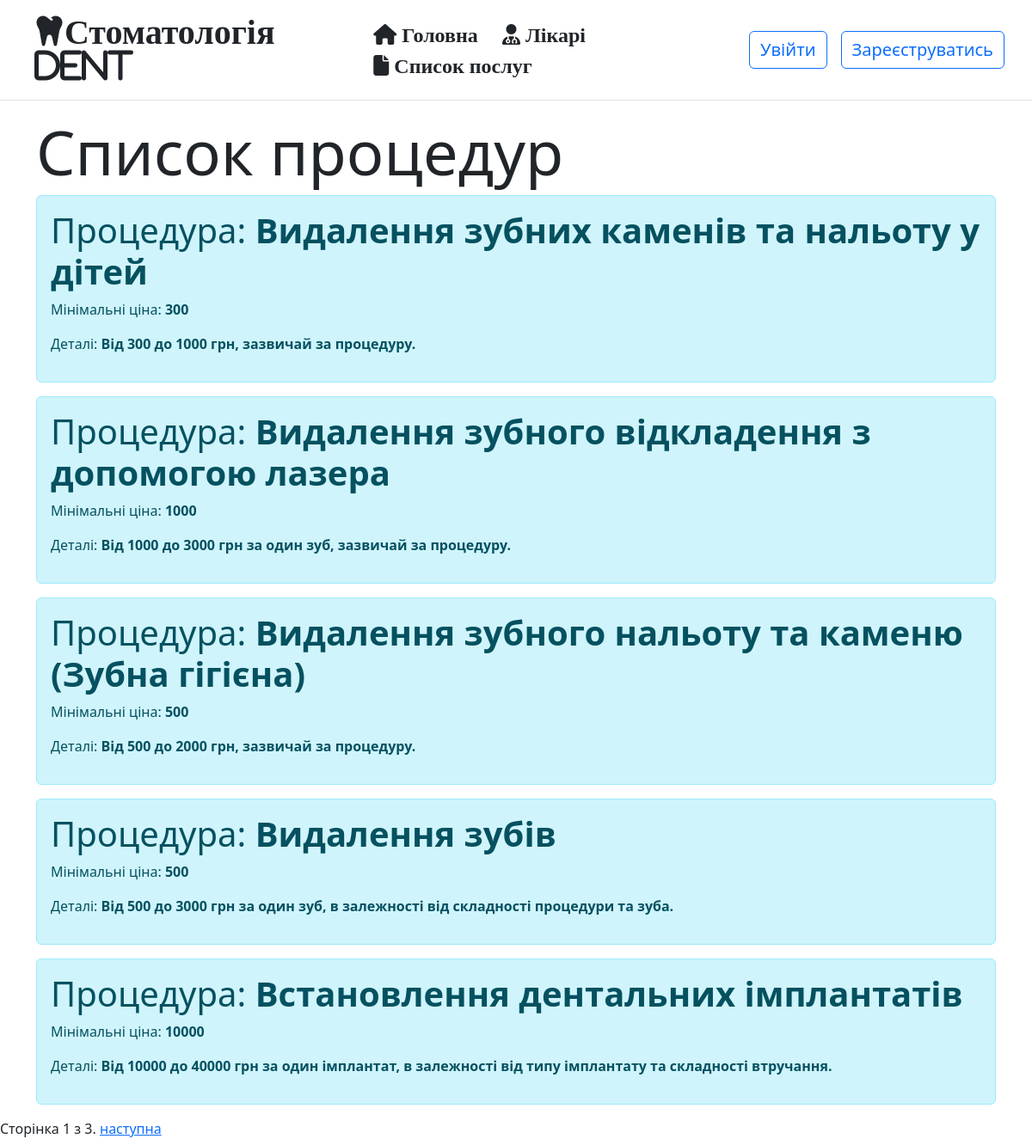
/procedure_types/, run on the app's committed database.
### index/models.py (models this page shows, shortened)
class ProcedureType(models.Model):
    name = models.CharField(
        max_length=100, verbose_name='Назва процедури'
    )
    price = models.IntegerField(
        verbose_name='Ціна процедури'
    )
    details = models.TextField(max_length=200, verbose_name='Деталі')
    class Meta:
        ordering = ['name']
        permissions = (
            ('can_edit_procedure_type', 'Може редагувати послуги'),
            ('can_add_procedure_type', 'Може додавати послуги'),
            ('can_delete_procedure_type', 'Може видаляти послуги')
        )

### index/views.py (the view)
# urls.py: re_path(r'^procedure_types/$', views.ProcedureTypeListView.as_view(), name='procedure_types'),
class ProcedureTypeListView(generic.ListView):
    model = ProcedureType
    context_object_name = 'procedure_types'
    template_name = 'procedure_types.html'
    paginate_by = 5

### index/templatetags/permissions_tags.py (called while the page is built)
@register.filter(name='has_perm')
def has_perm(user, perm_name):
    return user.has_perm(perm_name)

@register.filter(name='in_group')
def in_group(user, group_name):
    return user.groups.filter(name=group_name).exists()

### index/templates/procedure_types.html (shortened to what this page needs)
{% extends 'base.html' %}
{% block content %}
{% load permissions_tags %}
    <h1 class="display-2">Список процедур</h1>
    {% if procedure_types %}
        {% for procedure_type in procedure_types %}
            <div class="alert alert-info">
                <h1>Процедура: <strong>{{ procedure_type.name }}</strong></h1>
                <p>Мінімальні ціна: <strong>{{ procedure_type.price }}</strong></p>
                <p>Деталі: <strong>{{ procedure_type.details }}</strong></p>
            </div>
        {% endfor %}
    {% else %}
        <p>Немає нічого((</p>
    {% endif %}
{% endblock content %}

### data on the page
ProcedureType: name "Видалення зубних каменів та нальоту у дітей", price "300", details "Від 300 до 1000 грн, зазвичай за процедуру."
ProcedureType: name "Видалення зубного відкладення з допомогою лазера", price "1000", details "Від 1000 до 3000 грн за один зуб, зазвичай за процедуру."
ProcedureType: name "Видалення зубного нальоту та каменю (Зубна гігієна)", price "500", details "Від 500 до 2000 грн, зазвичай за процедуру."
ProcedureType: name "Видалення зубів", price "500", details "Від 500 до 3000 грн за один зуб, в залежності від складності процедури та зуба."
ProcedureType: name "Встановлення дентальних імплантатів", price "10000", details "Від 10000 до 40000 грн за один імплантат, в залежності від типу імплантату та складності втручання."

### other printed values
{{ page_obj.number }} "1"
{{ page_obj.paginator.num_pages }} "3"
